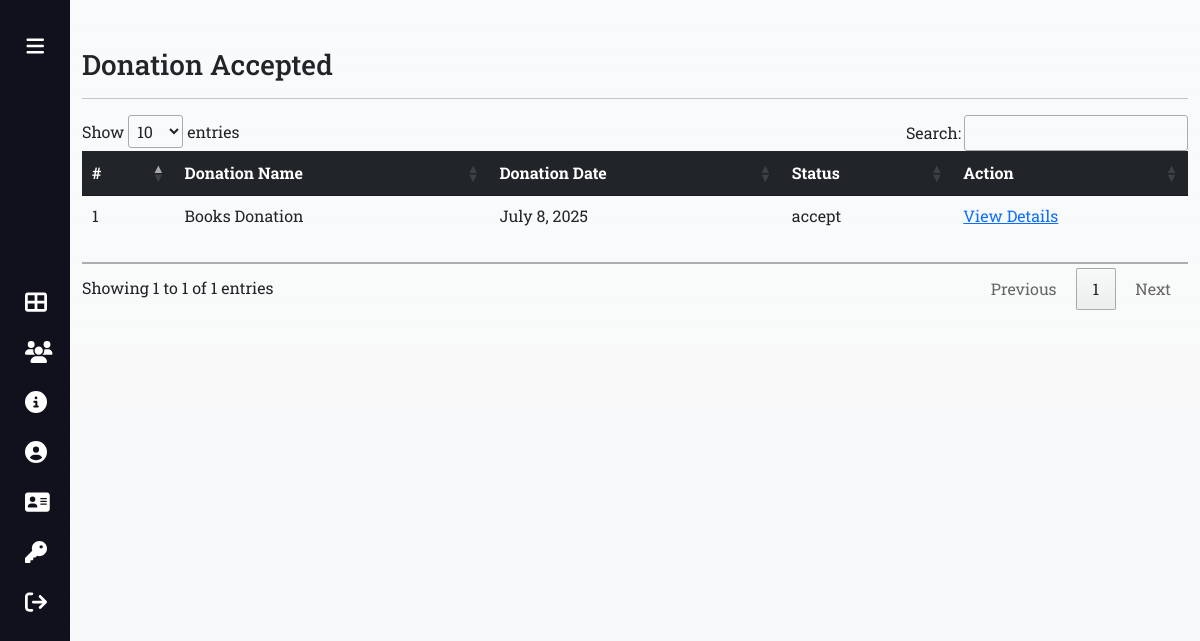
The page /accepted-donation/ (signed in) on the database its author committed.
### app/models.py (models this page shows, shortened)
class Donation(models.Model):
    donor = models.ForeignKey(Donor, on_delete=models.CASCADE)
    donationname = models.CharField(choices=DONATION_CHOICES,max_length=100, null=True)
    donationpic = models.ImageField(upload_to='donation', null=True, blank=True)
    collectionloc = models.CharField(max_length=300, null=True)
    description = models.CharField(max_length=300, null=True)
    status = models.CharField(max_length=30, null=True)
    donationdate = models.DateField(null=True)
    adminremark = models.CharField(max_length=200, null=True)
    volunteer = models.ForeignKey(Volunteer, on_delete=models.CASCADE, null=True)
    donationarea = models.ForeignKey(DonationArea, on_delete=models.CASCADE, null=True)
    volunteerremark = models.CharField(max_length=200, null=True)
    updatedondate = models.DateField(null=True)

### app/views.py (the view)
# urls.py: path("accepted-donation/", views.accepted_donation, name="accepted_donation"),
def accepted_donation(request):
    if not request.user.is_authenticated:
        return redirect('/login-admin')
    donation = Donation.objects.filter(status='accept')
    return render(request, "accepted-donation.html",locals())

### app/templates/accepted-donation.html
{% extends 'base-db-admin.html' %}
{% load static %}
{% block main %}
<div class="container mt-5 vh-100 table-responsive">
    <h3>Donation Accepted</h3>
    <hr>
    <table id="mytable" class="table data">
        <thead class="table-dark">
            <tr class="text-center">
                <th scope="col">#</th>
                <th scope="col">Donation Name</th>
                <th scope="col">Donation Date</th>
                <th scope="col">Status</th>
                <th scope="col">Action</th>
              </tr>
        </thead>
        <tbody>
            {% for i in donation %}
            <tr>
                <td>{{forloop.counter}}</td>
                <td>{{i.donationname}}</td>
                <td>{{i.donationdate}}</td>
                <td>{{i.status}}</td>
                <td><a href="{% url 'accepted_donationdetail' i.id %}" class="text-primary">View Details</a></td>
            </tr>
{% endfor %}
        </tbody>
    </table>
  </div>
{% endblock main %}

### app/static/css/style-admin.css (style rules this page uses)
* { margin:0; padding:0; box-sizing: border-box; }
body { position: relative; min-height: 100vh; width: 100%; overflow: hidden; }
.table tr td { height: 50px; }

### rows shown on the page
Donation: donationname "Books Donation", donationdate "July 8, 2025", status "accept"
